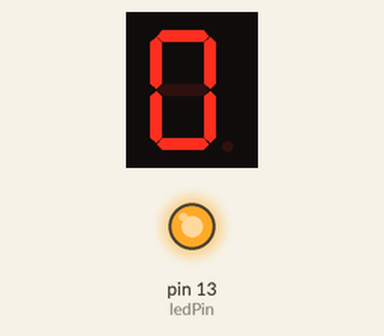
Bench run of a sketch on a simulated Arduino Uno, built with avr-gcc and run on an emulated ATmega328P. On the bench: 1-digit seven-segment display, output pins drawn as LEDs (lit = HIGH). What the sketch prints to the serial monitor is not drawn.

Above: at 0.1 s.
At 30.1 s:
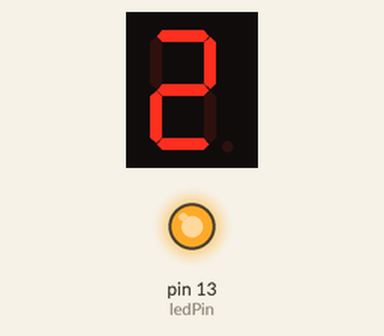
At 62.1 s:
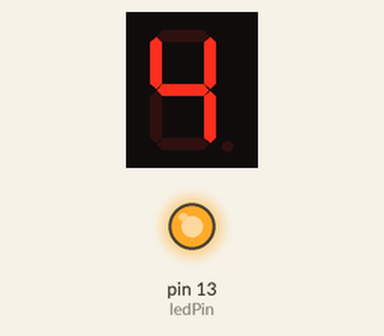
At 129.1 s:
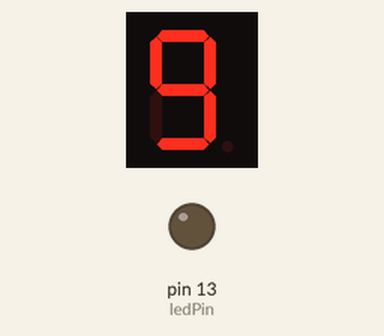
Timing chart, 0 to 130.0 s (numbered marks = the images above):
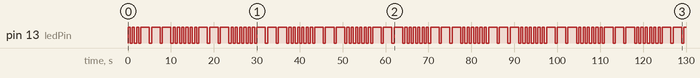

The sketch:

AAa1.ino
```cpp
// Definindo o pino
const int ledPin = 13;
#include <SevSeg.h>
SevSeg setSeg;
int conta = 0;
int delayS = 500;
int delayO = 2000;

byte pinosDisplay[] = { 2, 3, 4, 5, 6, 7, 8 };

// Função setup é executada uma vez quando o Arduino é ligado
void setup() {
  Serial.begin(9600);
  pinMode(ledPin, OUTPUT);  // Configura o pino do LED como saída
  byte numDigitos = 1;
  byte digitPinos[] = {};
  bool resistoresSegmentos = true;
  setSeg.begin(COMMON_CATHODE, numDigitos, digitPinos, pinosDisplay, resistoresSegmentos);
  setSeg.setBrightness(90);

for (int i = 2 ; i <= 7 ; i++){
  digitalWrite(i,1);
  }

}

// Função loop é executada repetidamente
void loop() {


  Serial.print(conta);
  setSeg.setNumber(conta);
  setSeg.refreshDisplay();

  for (int j = 0; j < 3; j++) {
    digitalWrite(ledPin, HIGH);  // Acende o LED
    delay(delayS);                  // Mantém aceso por 0.5 segundos
    digitalWrite(ledPin, LOW);   // Apaga o LED
    delay(500);                  // Mantém apagado por 0.5 segundos
  }
  // Sinal 'O' (3 traços)
  for (int j = 0; j < 3; j++) {
    digitalWrite(ledPin, HIGH);  // Acende o LED
    delay(delayO);                 // Mantém aceso por 1.5 segundos
    digitalWrite(ledPin, LOW);   // Apaga o LED
    delay(500);                  // Mantém apagado por 0.5 segundos
  }
  // Sinal 'S' (3 pontos)
  for (int j = 0; j < 3; j++) {
    digitalWrite(ledPin, HIGH);  // Acende o LED
    delay(delayS);                 // Mantém aceso por 0.5 segundos
    digitalWrite(ledPin, LOW);   // Apaga o LED
    delay(500);                  // Mantém apagado por 0.5 segundos
  }
  conta += 1;
  if (conta > 9){
    conta = 1;
  }
}
```

Measured:
- by itself, pin 13 (ledPin): repeats every 13.5 s: 2 × (LOW 0.50 s, HIGH 0.50 s), 3 × (LOW 0.50 s, HIGH 2.0 s), 4 × (LOW 0.50 s, HIGH 0.50 s)
